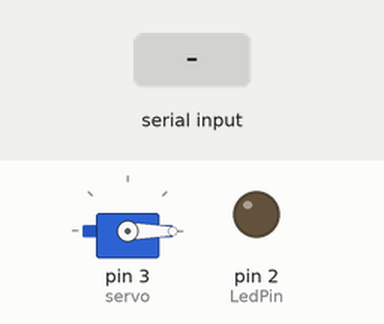
Recording of a sketch running on a simulated Arduino Uno, built with avr-gcc and run on an emulated ATmega328P. Parts: servo, output pins drawn as LEDs (lit = HIGH). The inputs (shaded band) are chosen by the test bench.

Above: at 1.2 s.
1.3 s: "1" received over Serial
At 2.5 s:
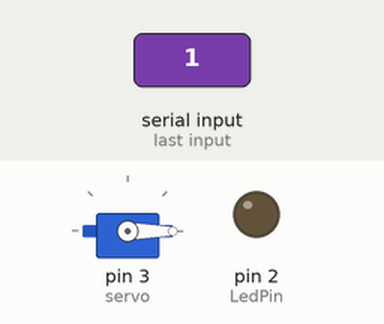
2.8 s: "0" received over Serial
At 3.7 s:
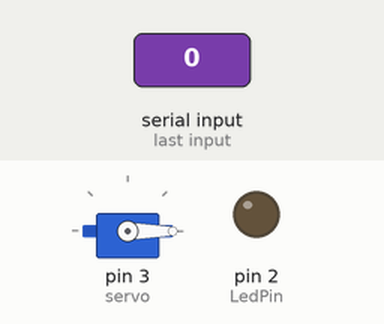
Timing chart, 0 to 5.8 s (numbered marks = the images above; inputs shaded):
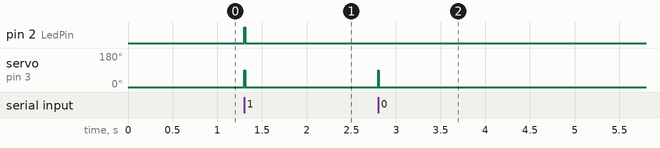

Measured:
- after the input at 1.3 s, pin 2 (LedPin): LOW → HIGH at once, → LOW 0.01 s later; servo on pin 3 (servo): 0° → 90° at once, → 0° 0.01 s later
- after the input at 2.8 s, servo on pin 3 (servo): 0° → 90° at once, → 0° 0.01 s later

The sketch:

slave_code.ino
```cpp
#include <Servo.h>

#define LedPin 2  //أستبدلت الفيديو ب :LED

Servo servo;  // أستبدلت الأذرع الكاملة ب سيرفو واحد فقط حاليأ

void setup()
{
Serial.begin(38400);
  pinMode(LedPin, OUTPUT);
  servo.attach(3);

}

void loop()
{
  if(Serial.available() > 0){
  if(Serial.read() == '1')
    digitalWrite(LedPin, HIGH);
    servo.write(90);
    delay(10);
  }
    else {
    digitalWrite(LedPin, LOW);
        servo.write(0);
    }


}
```
